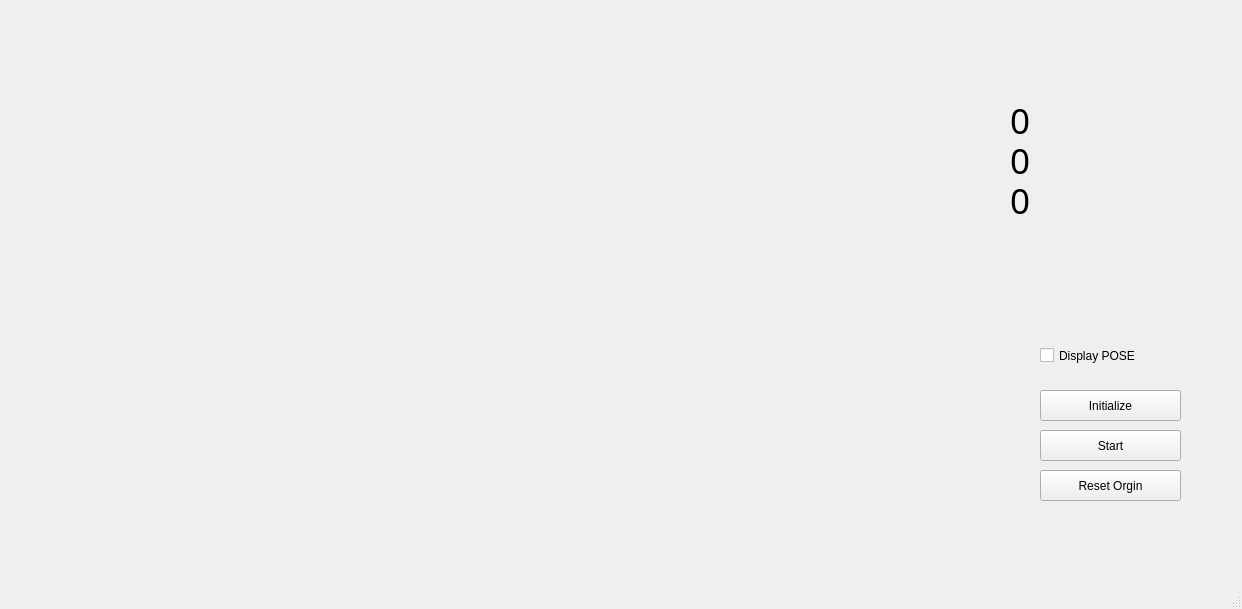
<?xml version="1.0" encoding="UTF-8"?>
<ui version="4.0">
 <class>MainWindow</class>
 <widget class="QMainWindow" name="MainWindow">
  <property name="geometry">
   <rect>
    <x>0</x>
    <y>0</y>
    <width>1242</width>
    <height>609</height>
   </rect>
  </property>
  <property name="windowTitle">
   <string>MainWindow</string>
  </property>
  <widget class="QWidget" name="centralwidget">
   <widget class="QLabel" name="video_disp">
    <property name="geometry">
     <rect>
      <x>20</x>
      <y>20</y>
      <width>960</width>
      <height>540</height>
     </rect>
    </property>
    <property name="text">
     <string/>
    </property>
   </widget>
   <widget class="QPushButton" name="start_button">
    <property name="geometry">
     <rect>
      <x>1040</x>
      <y>390</y>
      <width>141</width>
      <height>31</height>
     </rect>
    </property>
    <property name="text">
     <string>Initialize</string>
    </property>
   </widget>
   <widget class="QCheckBox" name="disp_pose">
    <property name="geometry">
     <rect>
      <x>1040</x>
      <y>340</y>
      <width>121</width>
      <height>31</height>
     </rect>
    </property>
    <property name="text">
     <string>Display POSE</string>
    </property>
   </widget>
   <widget class="QLabel" name="label_x">
    <property name="geometry">
     <rect>
      <x>1010</x>
      <y>100</y>
      <width>221</width>
      <height>41</height>
     </rect>
    </property>
    <property name="font">
     <font>
      <family>Segoe Script</family>
      <pointsize>26</pointsize>
     </font>
    </property>
    <property name="text">
     <string>0</string>
    </property>
   </widget>
   <widget class="QPushButton" name="start_program">
    <property name="geometry">
     <rect>
      <x>1040</x>
      <y>430</y>
      <width>141</width>
      <height>31</height>
     </rect>
    </property>
    <property name="text">
     <string>Start</string>
    </property>
   </widget>
   <widget class="QLabel" name="label_y">
    <property name="geometry">
     <rect>
      <x>1010</x>
      <y>140</y>
      <width>221</width>
      <height>41</height>
     </rect>
    </property>
    <property name="font">
     <font>
      <family>Segoe Script</family>
      <pointsize>26</pointsize>
     </font>
    </property>
    <property name="text">
     <string>0</string>
    </property>
   </widget>
   <widget class="QLabel" name="label_z">
    <property name="geometry">
     <rect>
      <x>1010</x>
      <y>180</y>
      <width>221</width>
      <height>41</height>
     </rect>
    </property>
    <property name="font">
     <font>
      <family>Segoe Script</family>
      <pointsize>26</pointsize>
     </font>
    </property>
    <property name="text">
     <string>0</string>
    </property>
   </widget>
   <widget class="QPushButton" name="set_orgin">
    <property name="geometry">
     <rect>
      <x>1040</x>
      <y>470</y>
      <width>141</width>
      <height>31</height>
     </rect>
    </property>
    <property name="text">
     <string>Reset Orgin</string>
    </property>
   </widget>
  </widget>
  <widget class="QMenuBar" name="menubar">
   <property name="geometry">
    <rect>
     <x>0</x>
     <y>0</y>
     <width>1242</width>
     <height>22</height>
    </rect>
   </property>
  </widget>
  <widget class="QStatusBar" name="statusbar"/>
 </widget>
 <resources/>
 <connections/>
</ui>
